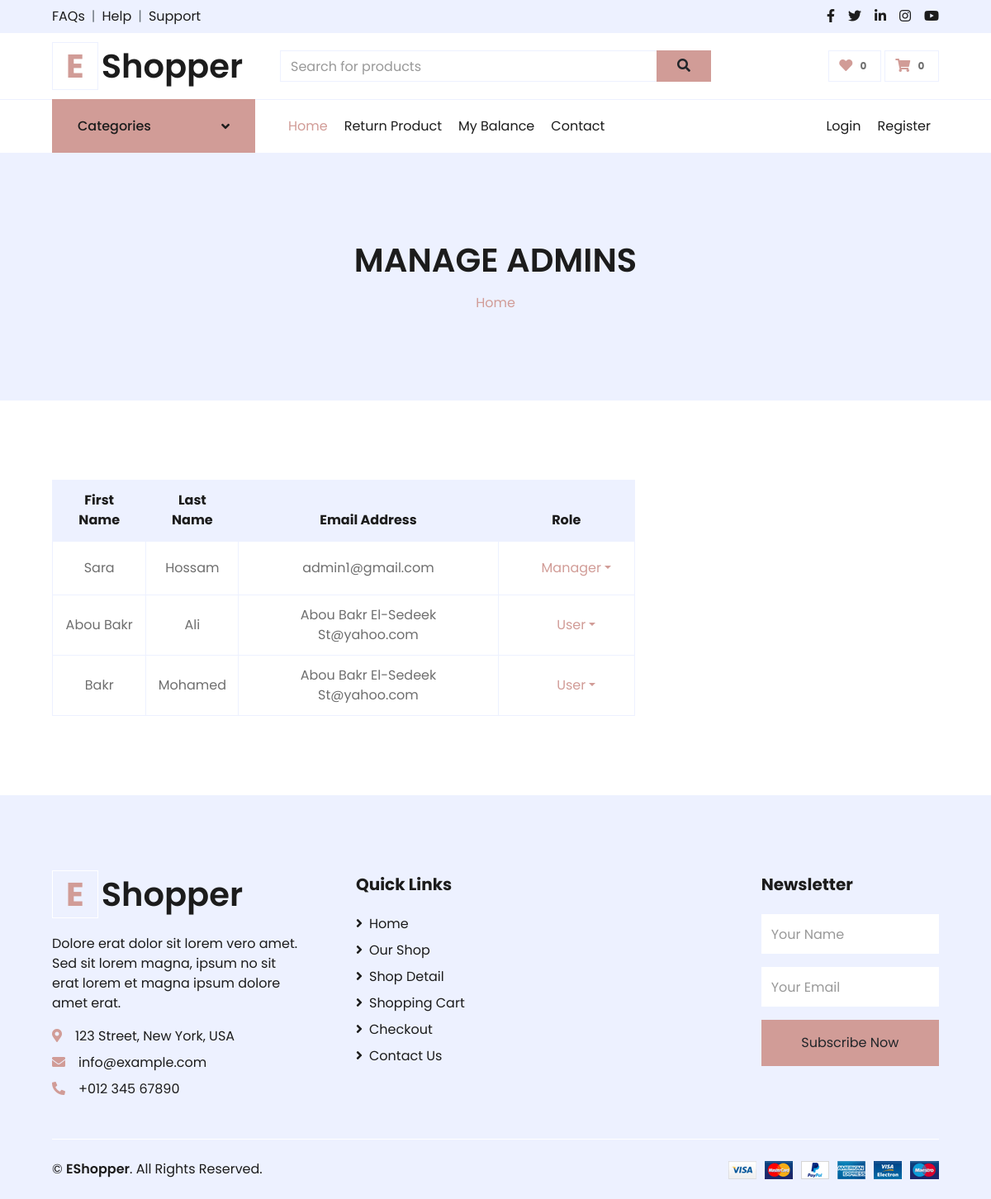
Screenshot of /AdminPages/UpdateRoles.php with the database file from the repository.
### tables this page shows
CREATE TABLE CUSTOMER(
CusID INT NOT NULL AUTO_INCREMENT,
CusFirstName VARCHAR(20) NOT NULL,
CusLastName VARCHAR(20) NOT NULL,
CusEmailAddress VARCHAR(50) NOT NULL,
CusEncryptedPass VARCHAR(50) NOT NULL,
CusDiscountCode VARCHAR (50) NULL,
CusBalance DOUBLE NULL,
CusShippingAddress VARCHAR(100) NULL,
CusRole INT NOT NULL DEFAULT 0 CHECK (CusRole IN (0, 1, 2, 3)), 
CONSTRAINT CUSTOMER_PK PRIMARY KEY (CusID)
);

### AdminPages/UpdateRoles.php (the view, shortened to what this page needs)
<?php include ("../header.php"); ?>
        <div class="container-fluid bg-secondary mb-5">
        <div class="d-flex flex-column align-items-center justify-content-center" style="min-height: 300px">
            <h1 class="font-weight-semi-bold text-uppercase mb-3">MANAGE ADMINS</h1>
            <div class="d-inline-flex">
                <p class="m-0"><a href="../index.php">Home</a></p>
            </div>
        </div>
    </div>
    <div class="container-fluid pt-5">
        <div class="row px-xl-5">
            <div class="col-lg-8 table-responsive mb-5">
                <table class="table table-bordered text-center mb-0">
                    <thead class="bg-secondary text-dark">
                        <tr>
                            <th>First Name</th>
                            <th>Last Name</th>
                            <th>Email Address</th>
                            <th>Role</th>
                        </tr>
                    </thead>
                    <tbody class="align-middle">
                    <?php
                        $query = " SELECT * FROM Customer";
                        $query_run = mysqli_query($conn, $query);
                        foreach ($query_run as $item){ ?>
                        <tr>
                            <td class="align-middle"> <a alt="" style="width: 50px;"> <?php echo $item['CusFirstName']?> </a> </td>
                            <td class="align-middle">  <?php echo $item['CusLastName']?> </td>
                            <td class="align-middle">  <?php echo $item['CusEmailAddress']?> </td>
                            <td class="align-middle">
                                <?php
                                $array = [
                                    "0" => "User",
                                    "1" => "Manager",
                                    "2" => "Admin",
                                    "3" => "Call Center Representitive",
                                ];
                                ?>
                                <div class="dropdown ml-4">
                                <form method="post">
                                    <div class="nav-item dropdown">
                                        <a href="#" class="nav-link dropdown-toggle" data-toggle="dropdown"><?php echo $array[$item['CusRole']] ?></a>
                                    </div>
                                </form>
                            </td>
                        </tr>
                    <?php
                    }  ?>
                    </tbody>
                </table>
            </div>
        </div>
    </div>
    <?php include ("../footer.php"); ?>

### rows the page displays
customer: CusFirstName "Sara", CusLastName "Hossam", CusEmailAddress "admin1@gmail.com", CusRole "Manager"
customer: CusFirstName "Abou Bakr", CusLastName "Ali", CusEmailAddress "Abou Bakr El-Sedeek St@yahoo.com", CusRole "User"
customer: CusFirstName "Bakr", CusLastName "Mohamed", CusEmailAddress "Abou Bakr El-Sedeek St@yahoo.com", CusRole "User"
